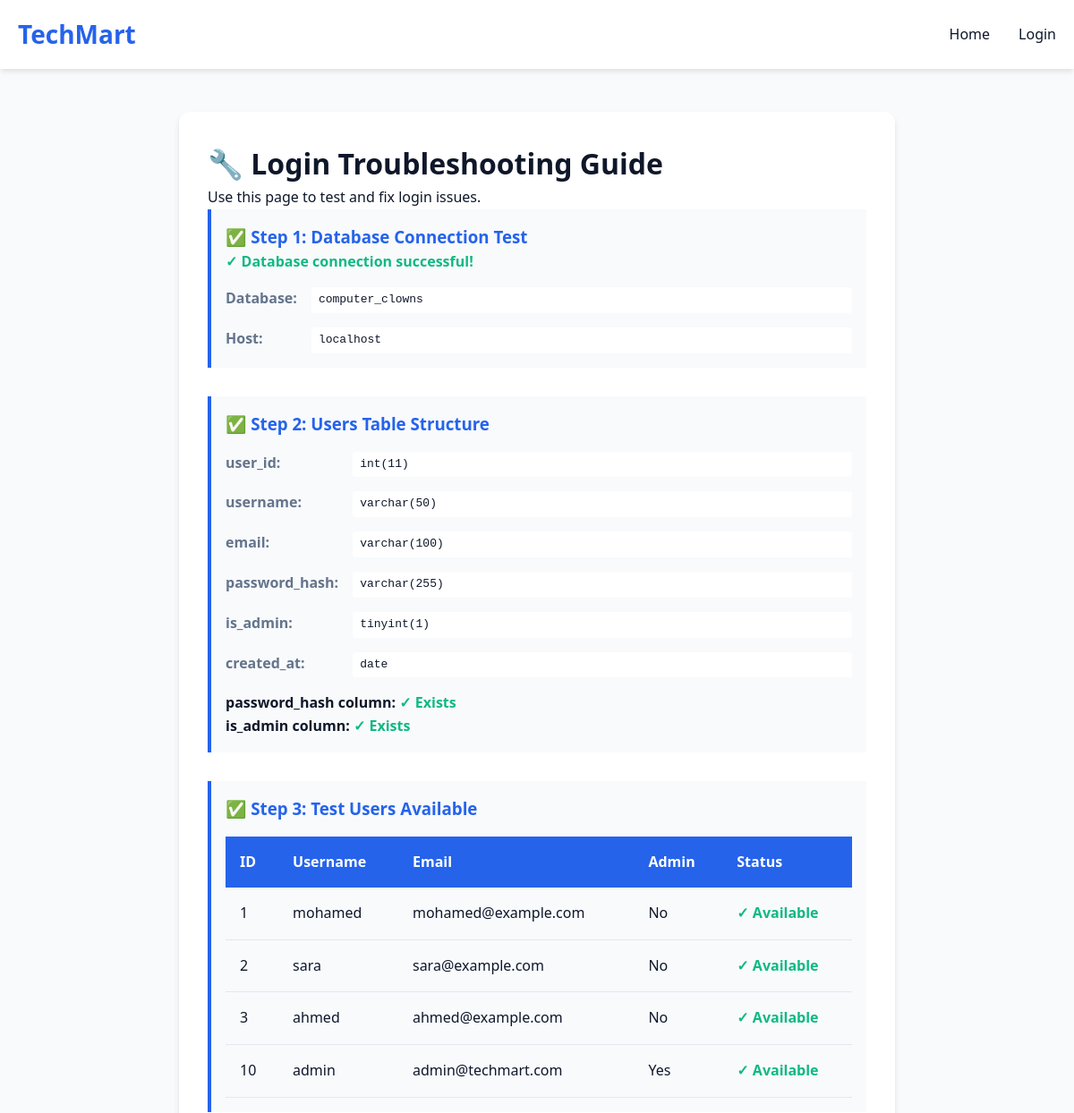
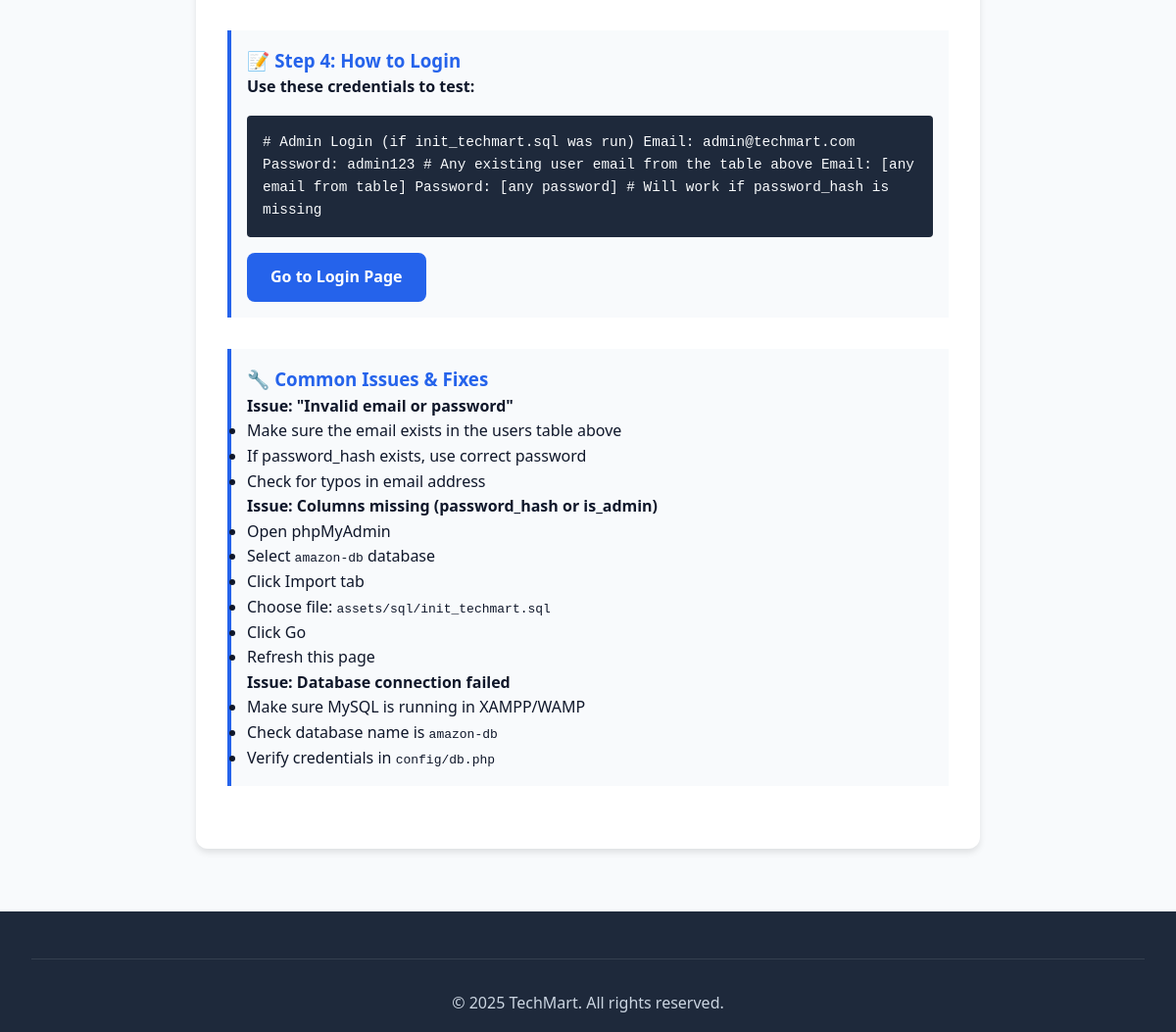
/test-login.php, run on the app's committed database (2 pictures, top to bottom).
### tables this page shows
CREATE TABLE `users` (
  `user_id` int(11) NOT NULL,
  `username` varchar(50) NOT NULL,
  `email` varchar(100) NOT NULL,
  `password_hash` varchar(255) NOT NULL,
  `is_admin` tinyint(1) DEFAULT 0,
  `created_at` date NOT NULL
);

### html/test-login.php (the view, shortened to what this page needs)
<!DOCTYPE html>
<html lang="en">
<head>
    <link rel="stylesheet" href="../assets/css/styles.css">
</head>
<body>
    <header>
        <nav class="navbar">
            <div class="container">
                <div class="logo">TechMart</div>
                <ul class="nav-links">
                    <li><a href="index.php">Home</a></li>
                    <li><a href="login.php">Login</a></li>
                </ul>
            </div>
        </nav>
    </header>
    <main>
        <div class="container">
            <div class="test-container">
                <h1>🔧 Login Troubleshooting Guide</h1>
                <p>Use this page to test and fix login issues.</p>
                <div class="test-section">
                    <h3>✅ Step 1: Database Connection Test</h3>
                    <?php
                    require_once '../config/db.php';
                    try {
                        $conn = getDBConnection();
                        echo '<p class="success">✓ Database connection successful!</p>';
                        echo '<div class="test-info">';
                        echo '<span class="test-label">Database:</span>';
                        echo '<span class="test-value">' . DB_NAME . '</span>';
                        echo '<span class="test-label">Host:</span>';
                        echo '<span class="test-value">' . DB_HOST . '</span>';
                        echo '</div>';
                    } catch (Exception $e) {
                        echo '<p class="error">✗ Database connection failed!</p>';
                        echo '<p>Error: ' . htmlspecialchars($e->getMessage()) . '</p>';
                        exit;
                    }
                    ?>
                </div>
                <div class="test-section">
                    <h3>✅ Step 2: Users Table Structure</h3>
                    <?php
                    $result = $conn->query("SHOW COLUMNS FROM users");
                    $columns = [];
                    echo '<div class="test-info">';
                    while ($col = $result->fetch_assoc()) {
                        $columns[] = $col['Field'];
                        echo '<span class="test-label">' . htmlspecialchars($col['Field']) . ':</span>';
                        echo '<span class="test-value">' . htmlspecialchars($col['Type']) . '</span>';
                    }
                    echo '</div>';
                    $hasPasswordHash = in_array('password_hash', $columns);
                    $hasIsAdmin = in_array('is_admin', $columns);
                    echo '<div style="margin-top: 1rem;">';
                    echo '<p><strong>password_hash column:</strong> ' . ($hasPasswordHash ? '<span class="success">✓ Exists</span>' : '<span class="error">✗ Missing</span>') . '</p>';
                    echo '<p><strong>is_admin column:</strong> ' . ($hasIsAdmin ? '<span class="success">✓ Exists</span>' : '<span class="error">✗ Missing</span>') . '</p>';
                    echo '</div>';
                    ?>
                </div>
                <div class="test-section">
                    <h3>✅ Step 3: Test Users Available</h3>
                    <?php
                    $result = $conn->query("SELECT user_id, username, email, " .
                                          ($hasIsAdmin ? "is_admin, " : "") .
                                          "created_at FROM users LIMIT 10");
                    if ($result->num_rows > 0) {
                        echo '<table class="data-table" style="margin-top: 1rem;">';
                        echo '<thead><tr><th>ID</th><th>Username</th><th>Email</th>';
                        if ($hasIsAdmin) echo '<th>Admin</th>';
                        echo '<th>Status</th></tr></thead><tbody>';
                        while ($row = $result->fetch_assoc()) {
                            echo '<tr>';
                            echo '<td>' . $row['user_id'] . '</td>';
                            echo '<td>' . htmlspecialchars($row['username']) . '</td>';
                            echo '<td>' . htmlspecialchars($row['email']) . '</td>';
                            if ($hasIsAdmin) {
                                echo '<td>' . ($row['is_admin'] ? 'Yes' : 'No') . '</td>';
                            }
                            echo '<td class="success">✓ Available</td>';
                            echo '</tr>';
                        }
                        echo '</tbody></table>';
                    } else {
                        echo '<p class="error">No users found in database!</p>';
                    }
                    ?>
                </div>
                <div class="test-section">
                    <h3>📝 Step 4: How to Login</h3>
                    <p><strong>Use these credentials to test:</strong></p>
                    <div class="code-block">
                    <?php if ($hasPasswordHash): ?>
# Admin Login (if init_techmart.sql was run)
Email: admin@techmart.com
Password: admin123
                    <?php endif; ?>
# Any existing user email from the table above
Email: [any email from table]
Password: [any password]  # Will work if password_hash is missing
                    </div>
                    <div style="margin-top: 1rem;">
                        <a href="login.php" class="btn btn-primary">Go to Login Page</a>
                    </div>
                </div>
                <div class="test-section">
                    <h3>🔧 Common Issues & Fixes</h3>
                    <h4>Issue: "Invalid email or password"</h4>
                    <ul>
                        <li>Make sure the email exists in the users table above</li>
                        <li>If password_hash exists, use correct password</li>
                        <li>Check for typos in email address</li>
                    </ul>
                    <h4>Issue: Columns missing (password_hash or is_admin)</h4>
                    <ul>
                        <li>Open phpMyAdmin</li>
                        <li>Select <code>amazon-db</code> database</li>
                        <li>Click Import tab</li>
                        <li>Choose file: <code>assets/sql/init_techmart.sql</code></li>
                        <li>Click Go</li>
                        <li>Refresh this page</li>
                    </ul>
                    <h4>Issue: Database connection failed</h4>
                    <ul>
                        <li>Make sure MySQL is running in XAMPP/WAMP</li>
                        <li>Check database name is <code>amazon-db</code></li>
                        <li>Verify credentials in <code>config/db.php</code></li>
                    </ul>
                </div>
            </div>
        </div>
    </main>
    <footer>
        <div class="container">
            <div class="footer-bottom">
                <p>&copy; 2025 TechMart. All rights reserved.</p>
            </div>
        </div>
    </footer>
</body>
</html>

### assets/css/styles.css (style rules this page uses)
* { margin: 0; padding: 0; box-sizing: border-box; }
:root { --primary-color: #2563eb; --secondary-color: #64748b; --accent-color: #f97316; --success-color: #10b981; --warning-color: #f59e0b; --danger-color: #ef4444; --dark-color: #1e293b; --light-color: #f8fafc; --border-color: #e2e8f0; --text-primary: #0f172a; --text-secondary: #64748b; --shadow-sm: 0 1px 2px 0 rgba(0, 0, 0, 0.05); --shadow-md: 0 4px 6px -1px rgba(0, 0, 0, 0.1); --shadow-lg: 0 10px 15px -3px rgba(0, 0, 0, 0.1); --transition: all 0.3s ease; --bg-color: #ffffff; --card-bg: #ffffff; }
body { font-family: "Segoe UI", Tahoma, Geneva, Verdana, sans-serif; line-height: 1.6; color: var(--text-primary); background-color: var(--light-color); }
.container { width: 100%; max-width: 1200px; margin: 0 auto; padding: 0 20px; }
.navbar { background-color: #fff; box-shadow: var(--shadow-md); position: sticky; top: 0; z-index: 1000; }
.navbar .container { display: flex; justify-content: space-between; align-items: center; padding: 1rem 20px; }
.logo { font-size: 1.75rem; font-weight: bold; color: var(--primary-color); text-decoration: none; }
.nav-links { display: flex; list-style: none; gap: 2rem; }
.nav-links a { text-decoration: none; color: var(--text-primary); font-weight: 500; transition: var(--transition); position: relative; }
.btn { display: inline-block; padding: 0.75rem 1.5rem; border-radius: 8px; text-decoration: none; font-weight: 600; text-align: center; transition: var(--transition); border: none; cursor: pointer; font-size: 1rem; }
.btn-primary { background-color: var(--primary-color); color: #fff; }
.data-table { width: 100%; border-collapse: collapse; }
.data-table thead { background-color: var(--primary-color); color: #fff; }
.data-table th, .data-table td { padding: 1rem; text-align: left; }
.data-table tbody tr { border-bottom: 1px solid var(--border-color); transition: var(--transition); }
footer { background-color: var(--dark-color); color: #fff; padding: 3rem 0 1rem; margin-top: 4rem; }
.footer-bottom { text-align: center; padding-top: 2rem; border-top: 1px solid rgba(255, 255, 255, 0.1); color: #cbd5e1; }
@media (max-width: 1200px) { .container { max-width: 100%; padding: 0 2rem; } }

### html/test-login.php (style rules this page uses)
.test-container { max-width: 800px; margin: 3rem auto; padding: 2rem; background: #fff; border-radius: 12px; box-shadow: 0 4px 6px rgba(0,0,0,0.1); }
.test-section { margin-bottom: 2rem; padding: 1rem; border-left: 4px solid var(--primary-color); background: #f8fafc; }
.test-section h3 { margin-top: 0; color: var(--primary-color); }
.test-info { display: grid; grid-template-columns: auto 1fr; gap: 1rem; margin-top: 1rem; }
.test-label { font-weight: bold; color: var(--text-secondary); }
.test-value { font-family: monospace; background: #fff; padding: 0.25rem 0.5rem; border-radius: 4px; }
.success { color: #10b981; font-weight: bold; }
.code-block { background: #1e293b; color: #f8fafc; padding: 1rem; border-radius: 4px; font-family: monospace; font-size: 0.9rem; overflow-x: auto; margin-top: 1rem; }

### data on the page
users: user_id "1", username "mohamed", email "mohamed@example.com", is_admin "No"
users: user_id "2", username "sara", email "sara@example.com", is_admin "No"
users: user_id "3", username "ahmed", email "ahmed@example.com", is_admin "No"
users: user_id "10", username "admin", email "admin@techmart.com", is_admin "Yes"

### other printed values
DB_NAME "computer_clowns"
DB_HOST "localhost"
$col['Field'] "user_id"
$col['Type'] "int(11)"
$col['Field'] "username"
$col['Type'] "varchar(50)"
$col['Field'] "email"
$col['Type'] "varchar(100)"
$col['Field'] "password_hash"
$col['Type'] "varchar(255)"
$col['Field'] "is_admin"
$col['Type'] "tinyint(1)"
$col['Field'] "created_at"
$col['Type'] "date"
